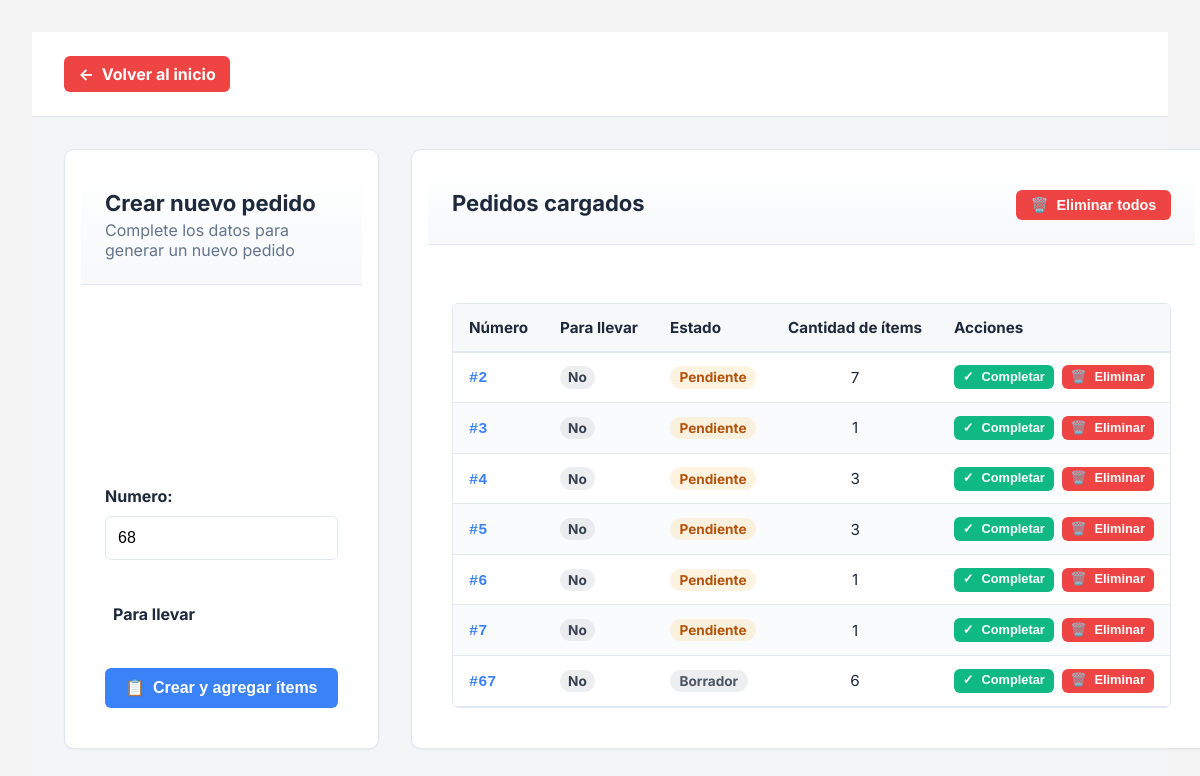
The page /crear/ on the database as committed earlier.
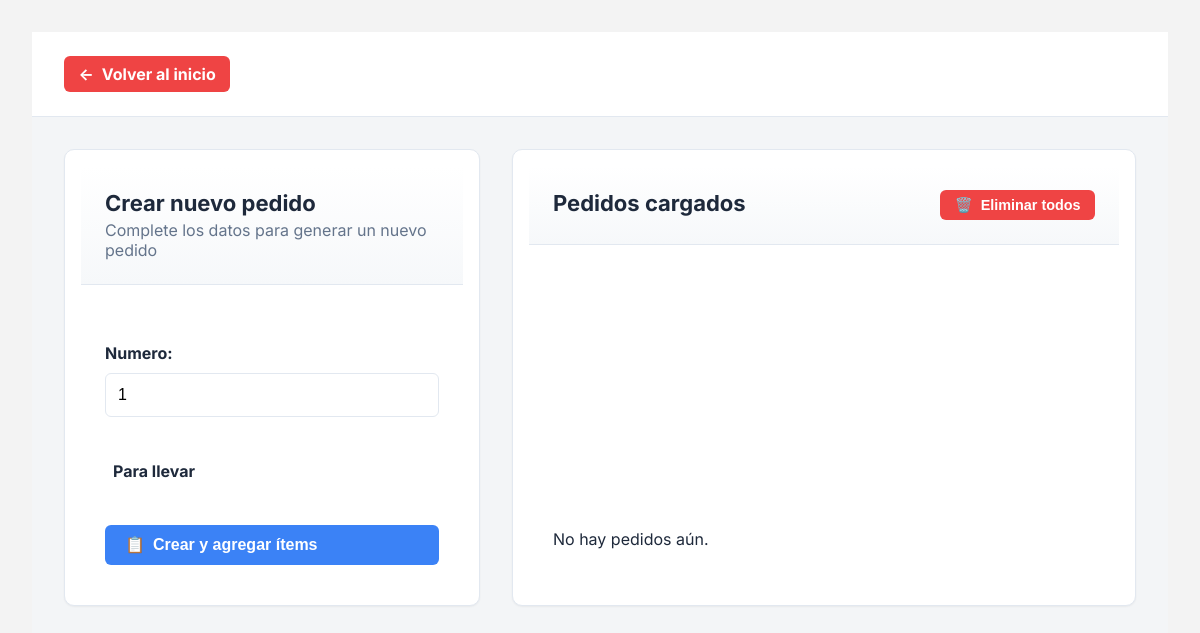
The same page on the database as committed later.
### comandas/models.py (models this page shows, shortened)
class Pedido(models.Model):
    numero = models.PositiveIntegerField(unique=True)
    ESTADO_CHOICES = [
        ('borrador', 'Borrador'),
        ('pendiente', 'Pendiente'),
        ('entregado', 'Entregado'),
    ]
    estado = models.CharField(max_length=20, choices=ESTADO_CHOICES, default='pendiente')

### comandas/views.py (the view)
# urls.py: path('crear/', crear_pedido, name='crear_pedido'),
def crear_pedido(request):
    if request.method == 'POST':
        form = PedidoForm(request.POST)
        if form.is_valid():
            pedido = form.save(commit=False)
            pedido.save()
            request.session['pedido_id'] = pedido.id
            return redirect('agregar_items', pedido_id=pedido.id)
    else:
        ultimo = Pedido.objects.order_by('-numero').first()
        siguiente = (ultimo.numero + 1) if ultimo else 1
        form = PedidoForm(initial={'numero': siguiente, 'estado': 'borrador'})
    pedidos_existentes = Pedido.objects.all().annotate(
        total_cantidad=Sum('items__cantidad')
    )
    return render(request, 'comandas/crear_pedido.html', {
        'form': form,
        'pedidos_existentes': pedidos_existentes
    })

### comandas/forms.py
class PedidoForm(forms.ModelForm):
    class Meta:
        model = Pedido
        fields = ['numero', 'estado']
        widgets = {
            'numero': forms.NumberInput(attrs={'class': 'form-control'}),
            'estado': forms.HiddenInput(),
        }

### comandas/templates/comandas/crear_pedido.html (shortened to what this page needs)
{% load static %}
<!DOCTYPE html>
<html lang="es">
<head>
  <link rel="stylesheet" href="{% static 'comandas/css/styles.css' %}">
</head>
<body>
<div class="order-create">
  <header class="page-header">
    <a href="{% url 'home' %}" class="back-button">
      <span class="back-icon">←</span> Volver al inicio
    </a>
  </header>
  <main class="main-content">
    <section class="form-section">
      <div class="card">
        <div class="card-header">
          <h1 class="card-title">Crear nuevo pedido</h1>
          <p class="card-description">Complete los datos para generar un nuevo pedido</p>
        </div>
        <div class="card-content">
          <form method="post" class="order-form">
            <div class="form-group">
              {{ form.numero.label_tag }}
              {{ form.numero }}
            </div>
            <div class="form-group checkbox-group">
              <label class="checkbox-label">
                <span class="checkbox-text">Para llevar</span>
              </label>
            </div>
            <button type="submit" class="btn btn-primary btn-full">
              <span class="btn-icon">📋</span>
              Crear y agregar ítems
            </button>
          </form>
        </div>
      </div>
    </section>
    <section class="orders-section">
      <div class="card">
        <div class="card-header">
          <div class="section-header">
            <h2 class="card-title">Pedidos cargados</h2>
            <form method="post" action="{% url 'eliminar_todos_pedidos' %}" onsubmit="return confirm('¿Eliminar TODOS los pedidos?');">
              <button type="submit" class="btn btn-danger btn-sm">
                <span class="btn-icon">🗑️</span> Eliminar todos
              </button>
            </form>
          </div>
        </div>
        <div class="card-content">
          {% if pedidos_existentes %}
            <div class="table-container">
              <table class="orders-table">
                <thead class="table-header">
                  <tr>
                    <th>Número</th>
                    <th>Para llevar</th>
                    <th>Estado</th>
                    <th>Cantidad de ítems</th>
                    <th>Acciones</th>
                  </tr>
                </thead>
                <tbody>
                  {% for pedido in pedidos_existentes %}
                    <tr class="table-row">
                      <td class="col-numero">
                        <span class="order-number">#{{ pedido.numero }}</span>
                      </td>
                      <td class="col-llevar">
                        <span class="llevar-badge">{{ pedido.para_llevar|yesno:"Sí,No" }}</span>
                      </td>
                      <td class="col-estado">
                        {% if pedido.estado == 'entregado' %}
                          <span class="status-badge status-entregado">entregado</span>
                        {% elif pedido.estado == 'pendiente' %}
                          <span class="status-badge status-pendiente">pendiente</span>
                        {% else %}
                          <span class="status-badge status-borrador">borrador</span>
                        {% endif %}
                      </td>
                      <td class="col-cantidad">
                        <span class="quantity-number">{{ pedido.total_cantidad|default:"0" }}</span>
                      </td>
                      <td class="col-acciones">
                        <div class="action-buttons">
                          <form method="post" action="{% url 'completar_pedido' pedido.id %}">
                            <button type="submit" class="btn btn-success btn-xs"
                                    {% if pedido.estado == 'entregado' %}disabled{% endif %}>
                              <span class="btn-icon">✓</span> Completar
                            </button>
                          </form>
                          <form method="post" action="{% url 'eliminar_pedido' pedido.id %}" onsubmit="return confirm('¿Eliminar este pedido?');">
                            <button type="submit" class="btn btn-danger btn-xs">
                              <span class="btn-icon">🗑️</span> Eliminar
                            </button>
                          </form>
                        </div>
                      </td>
                    </tr>
                  {% endfor %}
                </tbody>
              </table>
            </div>
          {% else %}
            <p class="text-muted">No hay pedidos aún.</p>
          {% endif %}
        </div>
      </div>
    </section>
  </main>
</div>
</body>
</html>

### comandas/static/comandas/css/styles.css (style rules this page uses)
body { font-family: Arial, sans-serif; margin: 2rem; background-color: #f3f3f3; }
h1 { margin-bottom: 1.5rem; }
.btn { padding: 0.5rem 1rem; border: none; border-radius: 4px; font-size: 1rem; cursor: pointer; text-decoration: none; color: #fff; display: inline-block; font-weight: bold; }
.btn-primary { background-color: #007bff; }
.btn-danger { background-color: #dc3545; }
.form-group { margin-bottom:1rem; }
.form-group label { display:block; margin-bottom:0.25rem; font-weight:bold; }
.card { background:#fff; border:1px solid #ddd; border-radius:8px; padding:1rem; box-shadow:0 2px 4px rgba(0,0,0,.05); height:100%; display:flex; flex-direction:column; justify-content:space-between; }
.order-create { --surface-background: #f3f5f7; --surface-card: #ffffff; --surface-border: #e2e8f0; --surface-hover: #f6f8fa; --text-primary: #1e293b; --text-secondary: #64748b; --text-muted: #94a3b8; --color-primary: #3b82f6; --color-primary-hover: #2563eb; --color-success: #10b981; --color-success-hover: #059669; --color-danger: #ef4444; --color-danger-hover: #dc2626; --color-neutral: #6b7280; --radius-sm: 6px; --radius-md: 10px; --space-sm: .5rem; --space-md: 1rem; --space-lg: 1.5rem; --space-xl: 2rem; --shadow-sm: 0 1px 2px rgba(0,0,0,.05); --shadow-md: 0 6px 14px rgba(0,0,0,.08); font-family: 'Inter', system-ui, -apple-system, Segoe UI, Roboto, Helvetica, Arial, sans-serif; color: var(--text-primary); background: var(--surface-background); margin: 0; min-height: 100vh; }
.order-create .page-header { padding: var(--space-lg) var(--space-xl); background: var(--surface-card); border-bottom: 1px solid var(--surface-border); }
.order-create .back-button { display: inline-flex; align-items: center; gap: .5rem; padding: .5rem .9rem; background: var(--color-danger); color:#fff; text-decoration:none; border-radius: 6px; font-weight:700; }
.order-create .back-icon { font-weight: 700; }
.order-create .main-content { display: grid; grid-template-columns: 2fr 3fr; gap: var(--space-xl); padding: var(--space-xl); max-width: 1200px; margin: 0 auto; }
.order-create .card { background: var(--surface-card); border: 1px solid var(--surface-border); border-radius: 10px; box-shadow: var(--shadow-sm); overflow: hidden; }
.order-create .card-header { padding: var(--space-lg); border-bottom: 1px solid var(--surface-border); background: linear-gradient(180deg,#fff,var(--surface-hover)); }
.order-create .card-title { margin:0 0 .25rem 0; font-size:1.375rem; font-weight:700; }
.order-create .card-description { margin:0; color:var(--text-secondary); }
.order-create .card-content { padding: var(--space-lg); }
.order-create .section-header { display:flex; align-items:center; justify-content:space-between; gap:1rem; }
.order-create .order-form { display:flex; flex-direction:column; gap: var(--space-lg); }
.order-create .form-group { display:flex; flex-direction:column; gap:.35rem; }
.order-create .order-form input[type="number"], .order-create .order-form input[type="text"], .order-create .order-form select, .order-create .order-form textarea { padding:.75rem; border:1px solid var(--surface-border); border-radius:6px; background:#fff; font-size:1rem; outline:none; }
.order-create .checkbox-group { margin-top:.25rem; }
.order-create .checkbox-label { display:inline-flex; align-items:center; gap:.5rem; cursor:pointer; }
.order-create .btn { display:inline-flex; align-items:center; gap:.5rem; padding:.75rem 1.25rem; border:none; border-radius:6px; font-weight:700; cursor:pointer; text-decoration:none; line-height:1; }
.order-create .btn-full { width:100%; }
.order-create .btn-sm { padding:.5rem .9rem; font-size:.9rem; }
.order-create .btn-primary { background: var(--color-primary); color:#fff; }
.order-create .btn-danger { background: var(--color-danger); color:#fff; }

Rows that differ between the two databases and show on the page:
removed Pedido: numero "2", para_llevar "No", estado "Pendiente", total_cantidad "7"
removed Pedido: numero "3", para_llevar "No", estado "Pendiente", total_cantidad "1"
removed Pedido: numero "4", para_llevar "No", estado "Pendiente", total_cantidad "3"
removed Pedido: numero "5", para_llevar "No", estado "Pendiente", total_cantidad "3"
removed Pedido: numero "6", para_llevar "No", estado "Pendiente", total_cantidad "1"
removed Pedido: numero "7", para_llevar "No", estado "Pendiente", total_cantidad "1"
removed Pedido: numero "67", para_llevar "No", estado "Borrador", total_cantidad "6"
Other text that changed with them:
form field numero: "68" → "1"
text no longer shown: "Número Para llevar Estado Cantidad de ítems Acciones"
text now shown: "No hay pedidos aún."
